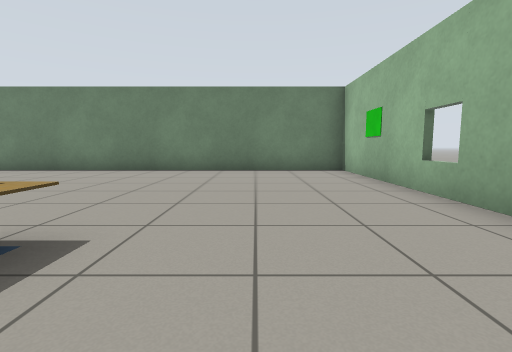
view 1 (above)

19 first-person views from a walk through a robot-simulator world made for Gazebo. The camera is 0.72 m above the floor, tilts 6° down and sees 85° across. The floor is counted in squares, 1 m on a side. Each view is taken from the middle of a square. On the plan, view 1 faces up. The plan holds only what a view shows up to about 10 squares ahead; the rest is blank. Robots are left out.

view 2
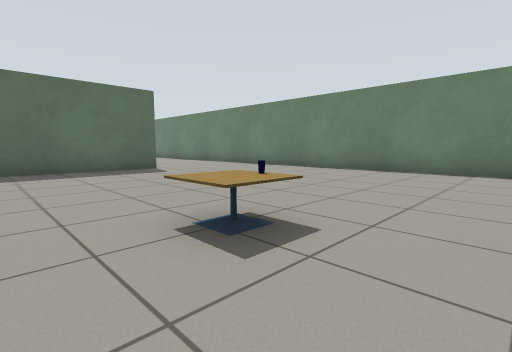

view 3
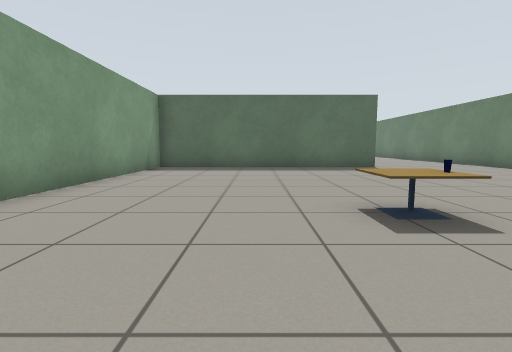

view 4
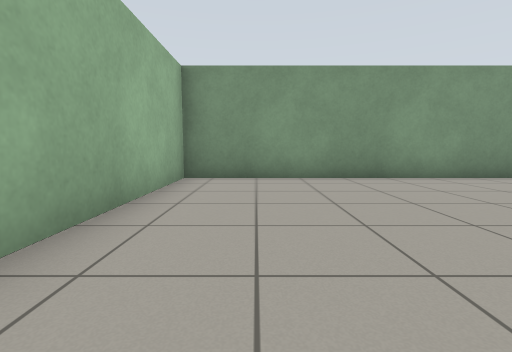

view 5
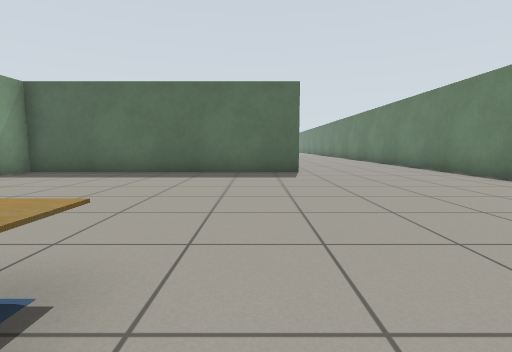

view 6
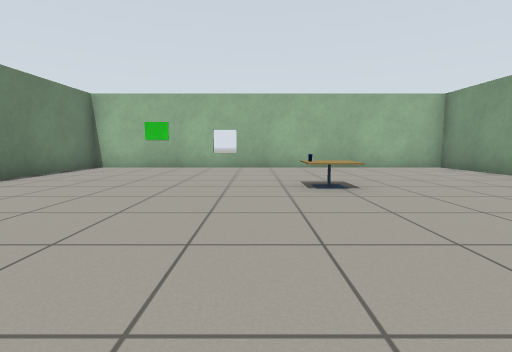

view 7
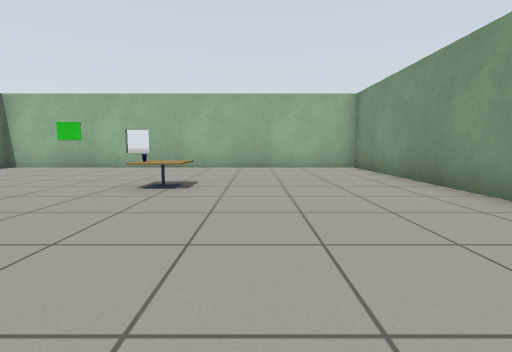

view 8
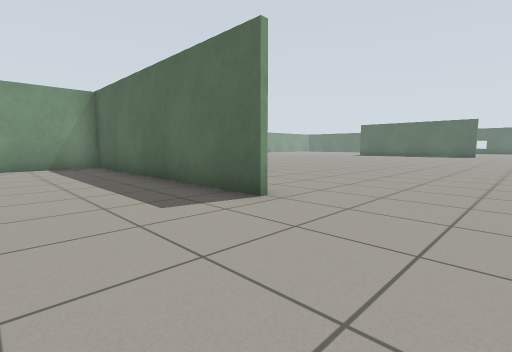

view 9
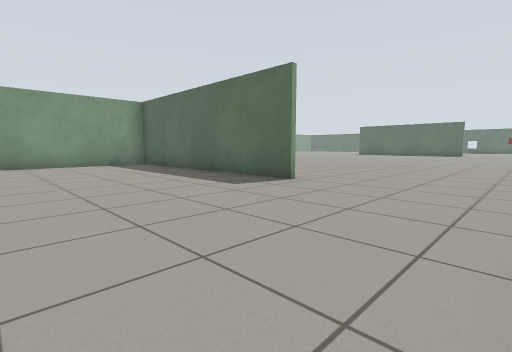

view 10
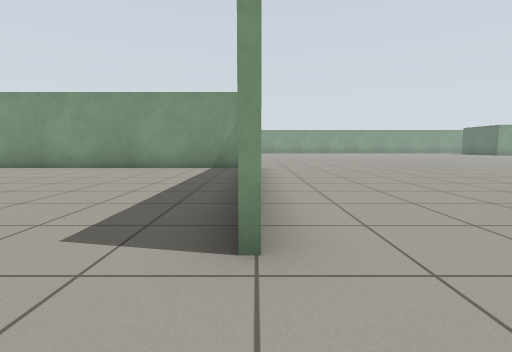

view 11
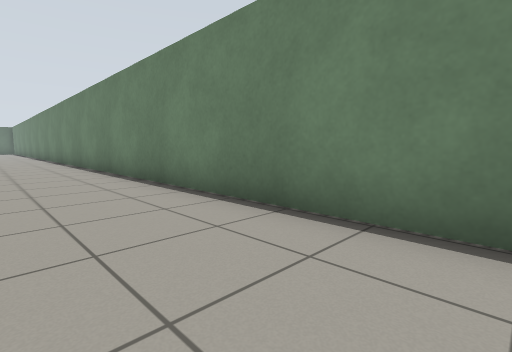

view 12
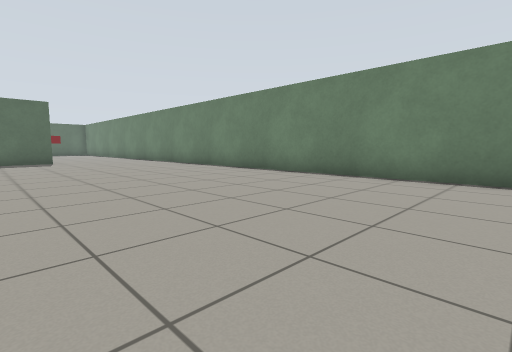

view 13
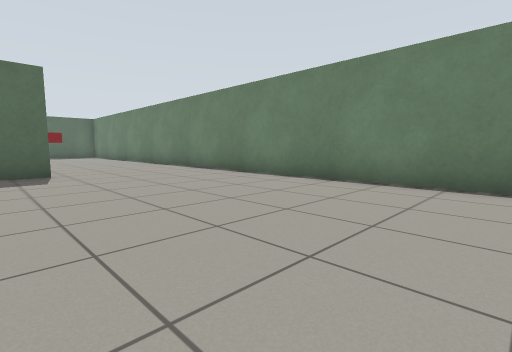

view 14
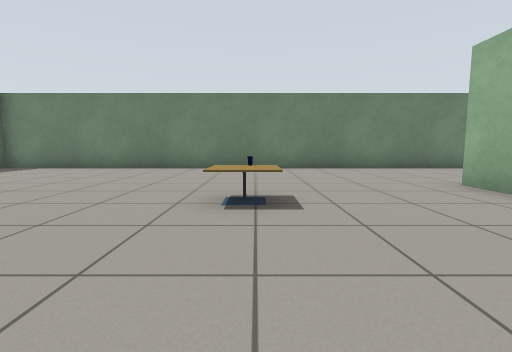

view 15
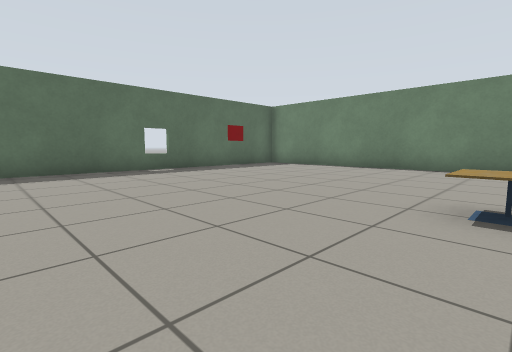

view 16
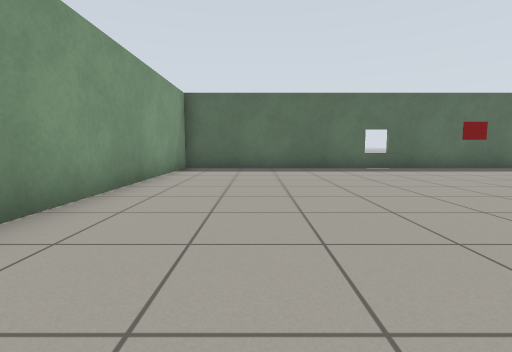

view 17
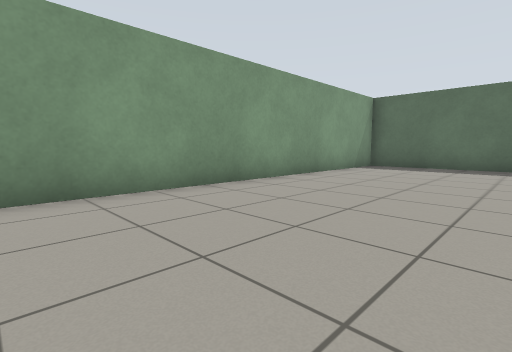

view 18
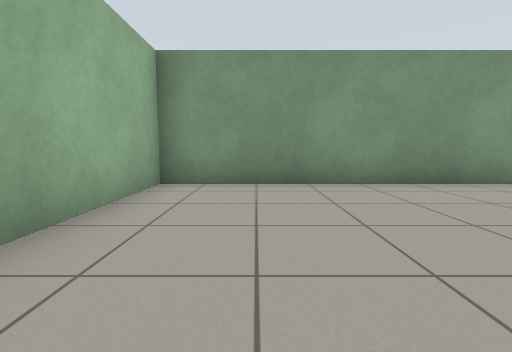

view 19
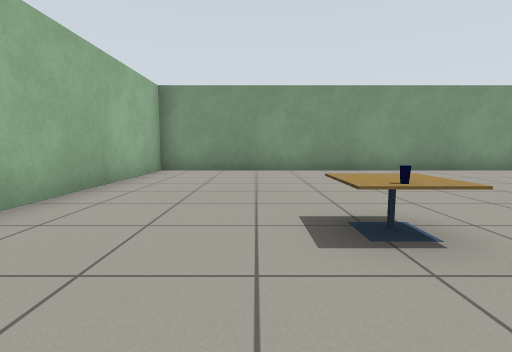

### Floor plan
Points are (right, up) in squares from view 1. A wall is a line through its corners. A room is listed if a view was taken in it or the views show most of it. See-through windows are left out.
Room 1 (views 1, 2, 3, 4, 5, 6, 7, 8, 9, 10, 11)
walls: (-8.9, 4.3) (-8.9, -3.4) (2.7, -3.4) (2.7, 8.6) (-10.5, 8.6)
ways out: opening at (-10.8, 6.5) to room 2
objects: cafe table (-2, 1); other object (-2, 2)
Room 2 (views 12, 13)
walls: (-29, 4.2) (-29, 3.2); (-10.5, 8.6) (-30.5, 8.6)
ways out: opening at (-10.8, 6.5) to room 1; opening at (-29.8, 6.5) to room 3
Room 3 (views 14, 15, 16, 17, 18, 19)
walls: (-30.5, 8.6) (-41.5, 8.6) (-41.5, -3.4) (-29.1, -3.4) (-29.1, 4.2)
ways out: opening at (-29.8, 6.5) to room 2
objects: cafe table (-33, 2); other object (-33, 3)

Where each view was taken, in squares from view 1:
view 1: 0 up, 0 right, facing up
view 2: 0 up, 0 right, facing up-left
view 3: 0 up, 1 right, facing left
view 4: 3 up, 1 right, facing down
view 5: 3 up, 1 left, facing left
view 6: 3 up, 7 left, facing right
view 7: 0 up, 7 left, facing right
view 8: 7 up, 6 left, facing down-left
view 9: 8 up, 4 left, facing down-left
view 10: 6 up, 9 left, facing down
view 11: 6 up, 7 left, facing up-left
view 12: 2 up, 15 left, facing up-left
view 13: 3 up, 21 left, facing up-left
view 14: 1 down, 33 left, facing up
view 15: 1 down, 33 left, facing up-left
view 16: 1 down, 32 left, facing left
view 17: 1 up, 31 left, facing down-left
view 18: 2 up, 31 left, facing down
view 19: 5 up, 32 left, facing down
